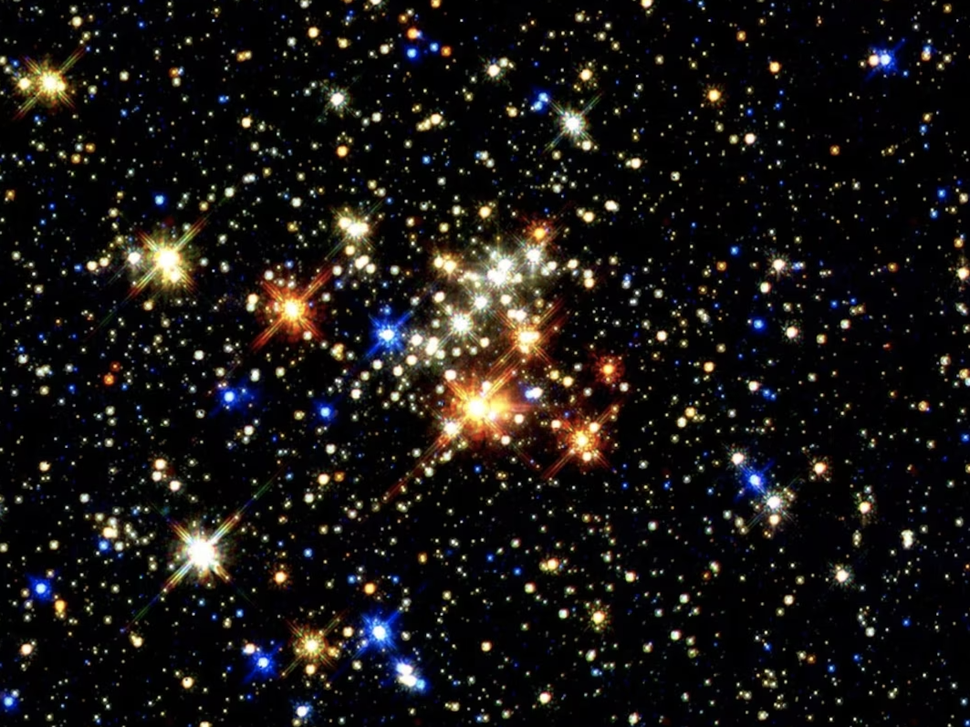
#> input picture Star_Classification/Images/01 - stars.png, 970 x 727 px, shrunk from 2126 x 1594 before the run
$ jupyter execute k-means.ipynb
#> lines starting #> are read from the running program, lines starting #| are printed output that depends on the picture
#### Star classification with k-means algorithm

This notebook aims to classify a image with stars using **k-means** algorithm.

**k-means algorithm**

K-means is an algorithm that groups similar data points together into clusters. It works by repeatedly assigning data points to the nearest cluster center and then updating the center to the mean of all points assigned to it. This process continues until the clusters stop changing much. Ultimately, k-means helps organize data points into groups based on their similarities.

**It’s important to say that: this is just an experiment and my personal experiment.**

There’s many factors to distinguish what are stars or not, the k-means algorithm itself doesn’t know what stars are and what they are not. Instead, it simply groups pixels based on their color similarity, which may or may not correspond to distinct objects, such as stars in the image. For a much more effective result, additional preprocessing and post-processing steps would be necessary to refine the results and extract meaningful information about the stars from the image, along with another type of algorithm and even supervised learning method.

#### Required Modules

**cv2 (OpenCV)->** Computer vision and image processing tasks. OpenCV provides functions and algorithms to perform tasks like image and video manipulation, object detection, facial recognition and more.

**numpy ->** Used for Scientific computing with Python. It provides support for large, multi-dimensional arrays and matrice.

**sklearn ->** Machine learning library for Python. It provides tools for data mining and data analysis, such as various algorithms for classification, regression, clustering, dimensionality reduction, and model selection.

**matplotlib ->** Matplotlib is a plotting library for Python that provides a MATLAB-like interface for creating static, interactive, and animated visualizations. It allows you to generate plots, histograms, bar charts, scatterplots and more...

[cell 1]
import cv2
import numpy as np
from sklearn.cluster import KMeans
import matplotlib.pyplot as plt

#### Loading the choosen image

[cell 2]
stars_picture = cv2.imread("./Images/01 - stars.png")
#> stars_picture is the input picture: shape (727, 970, 3); mean B, G, R 21, 22.4, 25.2

#### Converting image from BGR to RGB

Converting this image from BGR to RGB doesn't affect the k-means algorithm's ability to analyze the image.

K-means algorithm relies on the numerical values representing each pixel's color, which remain unchanged whether the image is in BGR or RGB format.

`Note: It's important know that the color representation can impact how we (humans) perceive the results.`

[cell 3]
stars_picture_rgb = cv2.cvtColor(stars_picture, cv2.COLOR_BGR2RGB)

plt.figure(figsize=(10, 5))

# Before convert it to RGB
plt.subplot(1, 2, 1)
plt.imshow(cv2.cvtColor(stars_picture, cv2.COLOR_BGR2RGB))
plt.title("Original")
plt.axis("off")

# After convert it to RGB
plt.subplot(1, 2, 2)
plt.imshow(stars_picture_rgb)
plt.title("Converted Image")
plt.axis("off")

plt.show()
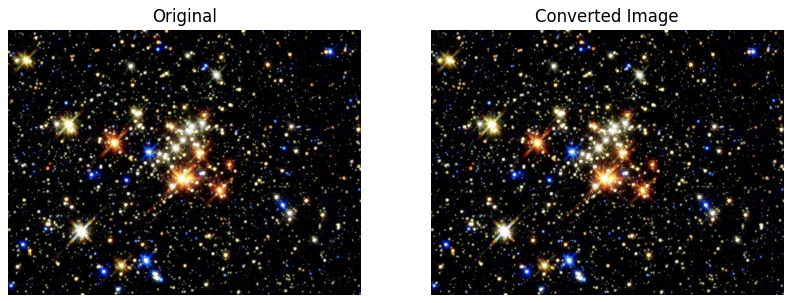
#> figure drawn by matplotlib, 2 panels

#### Converting the image to a one-dimensional array of pixels

Reshaping the image array into a two-dimensional array where each row represents a pixel and each column represents a color channel (Red, Green, and Blue)

**Reshape** operation is performed before applying the K-means algorithm. K-means clustering requires input data to be in the form of a 2D array where each row represents a data point (in this case, that would be a pixel), and each column represents a feature (for this cause, the color channels).

[cell 4]
reshaping_image = stars_picture_rgb.reshape(-1, 3)


reshaping_image

#### Applying K-Means to segment image pixels into 6 clusters

**n_clusters:** specifies the number of clusters that the algorithm should divide the data into.

**fit():** This method applies k-means algorithm to the data, clustering the data points into the specified number of clusters (n_clusters). Now kmeans object will contain information about the clusters, such as the cluster centers (centroids) and the labels indicating which cluster each data point belongs to.

[cell 5]
n_clusters = 2
kmeans = KMeans(n_clusters=n_clusters)
kmeans.fit(reshaping_image)

#### Assigning cluster labels to pixels and reshaping the image

**labels:** this attribute of kmeans object contains the cluster labels assigned to each data point during the clustering process.

**segmented_image**: image.shape[0] represents the height of the image, and image.shape[1] represents the width of the image.

By reshaping the labels array to have the same height and width as the original image, this ensure that each pixel in the segmented image corresponds to a cluster label

After this line, segmented_image will be a 2D array where each value represents the cluster label assigned to the corresponding pixel in the original image. This segmented image can be further analyzed or visualized to understand the clustering results.

[cell 6]
labels = kmeans.labels_
segmented_image = labels.reshape(stars_picture_rgb.shape[0], stars_picture_rgb.shape[1])

#### Viewing the results

**plt.figure:** Creates a new figure for plotting with a figure size of 10 inches by 8 inches.

**plt.imshow:** Displays the segmented image using the imshow() function from Matplotlib.

The segmented_image is the 2D array representing the segmented image generated by k-means clustering. The cmap="viridis" specifies the colormap to be used for displaying the image. viridis colormap is used, which is a perceptually uniform colormap that works well for displaying numerical data.

**plt.title**: Shows the title of the plot to Star Classification.

**plt.axis("off")**: Turns off the axis ticks and labels to create a cleaner plot without axes.

**plt.colorbar(label="Cluster"):** This line adds a colorbar to the plot, which is a scale showing the mapping between cluster labels and colors.

**plt.show():** Displays the plot.

[cell 7]
plt.figure(figsize=(10, 8))
plt.imshow(segmented_image, cmap='viridis')
plt.title("Star Classification")
plt.axis("off")
plt.colorbar(label="Cluster")
plt.show()
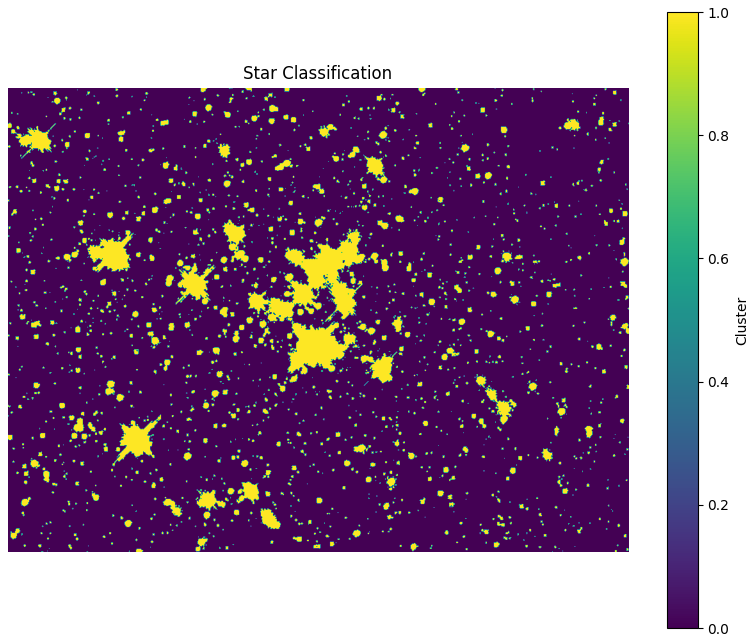
#> figure drawn by matplotlib, 2 panels
